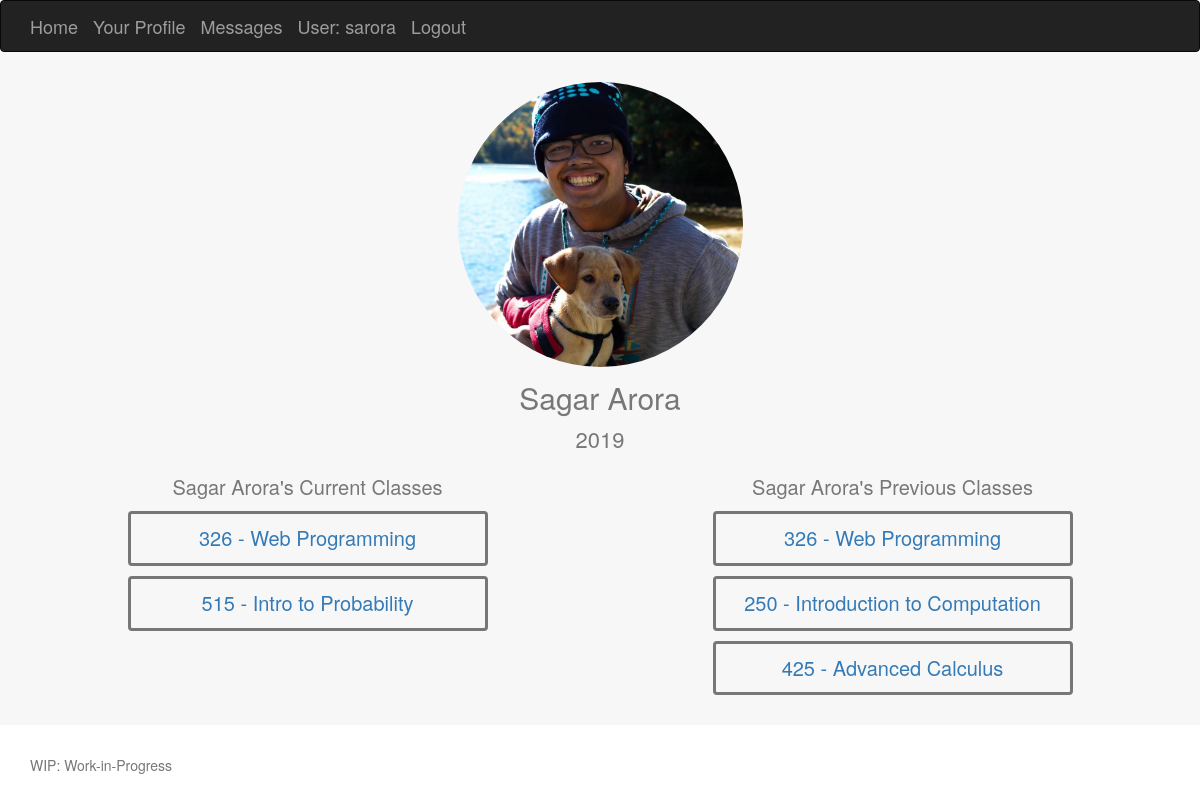
Page /Tibl/myprofile/ (signed in) on the committed database.
### Tibl/models.py (models this page shows, shortened)
class Student(models.Model):
	full_name = models.CharField(max_length=60)
	grad_year = models.IntegerField()
	profile_picture = models.ImageField(upload_to="profile_pictures")
	user = models.OneToOneField(User, on_delete=models.SET_NULL, null=True)

class Section(models.Model):
	year = models.IntegerField()
	season_enum = (
		('F', 'Fall'),
		('Sp', 'Spring'),
		('W', 'Winter'),
		('Su', 'Summer'),
	)
	season = models.CharField(max_length=2, choices=season_enum, null=True)
	teachers = models.ManyToManyField('Teacher')
	students = models.ManyToManyField('Student')
	course = models.ForeignKey('Course', on_delete=models.SET_NULL, null=True)

class Course(models.Model):
	department = models.ForeignKey('Department', on_delete=models.SET_NULL, null=True)
	name = models.CharField(max_length=200, null=True)
	number = models.CharField(max_length=10)

### Tibl/views.py (the view)
# urls.py: path('myprofile/', views.myprofile, name='myprofile'),
@login_required
def myprofile(request):
    profile_id = Student.objects.get(user=request.user.pk).pk
    student = Student.objects.get(id = profile_id)
    sections = Section.objects.filter(students__id__exact=profile_id)
    return render(
        request,
        'myprofile.html',
        context={'student':student, 'sections':sections}
    )

### Tibl/templates/myprofile.html
{% extends "base_generic.html" %}
{% block content %}
	{% load static %}
 	<link rel="stylesheet" href="{% static 'css/myprofile.css' %}">
    <div class="album text-muted">
      <div class="container">
      	{% load static %}
        <img class="profile-image" src="{% static student.profile_picture.url %}" alt="pic1">
        <p class="profile-title"> {{ student.full_name }} </p>
        <p class="profile-subheading">{{ student.grad_year }}</p>
        <div class="row">
          <div class="col-md-4 col-sm-offset-1">
            <p class="class-list-title">{{ student.full_name }}'s Current Classes</p>
            {% for section in sections %}
            	{% if section.season == "Sp" %}
	            	<div class="class-card">
	              		<a href="{% url 'class' section.id %}" class="card-text">{{ section.course.number }} - {{ section.course.name }}</a>
	            	</div>
	            {% endif %}
			{% endfor %}
          </div>
          <div class="col-md-4 col-sm-offset-2">
            <p class="class-list-title">{{ student.full_name }}'s Previous Classes</p>
            {% for section in sections %}
            	{% if section.season != "Sp" %}
	            	<div class="class-card">
	              		<a href="{% url 'class' section.id %}" class="card-text">{{ section.course.number }} - {{ section.course.name }}</a>
	            	</div>
	            {% endif %}
			{% endfor %}
          </div>
        </div>
      </div>
    </div>
{% endblock %}

### Tibl/templates/base_generic.html (shortened to what this page needs)
<!DOCTYPE html>
<html lang="en">
  {% load static %}
<head>
  <link href="{% static 'css/bootstrap.min.css' %}" rel="stylesheet">
</head>
<body>
  <div class="navbar navbar-inverse bg-inverse">
    <div class="container d-flex justify-content-between">
      <a href="/" class="navbar-brand">Home</a>
      <a href="{% url 'myprofile'%}" class="navbar-brand">Your Profile</a>
      <a href="{% url 'messages'%}" class="navbar-brand">Messages</a>
      {% if user.is_authenticated %}
      <a href="#" class="navbar-brand">User: {{ user.get_username }}</a>
     <a href="{% url 'logout'%}?next={{request.path}}" class="navbar-brand">Logout</a>
   {% else %}
     <a href="{% url 'login'%}?next={{request.path}}" class="navbar-brand">Login</a>
   {% endif %}
    </div>
  </div>
  {% block content %}
  {% endblock %}
  <footer class="text-muted col-md-12">
    <div class="container">
      <p>WIP: Work-in-Progress</p>
    </div>
  </footer>
</body>
</html>

### Tibl/static/css/myprofile.css (style rules this page uses)
body { min-height: 50rem; }
.navbar { margin-bottom: 0; }
.album { min-height: 50rem; padding-top: 3rem; padding-bottom: 3rem; background-color: #f7f7f7; }
.profile-image { display: block; margin-left: auto; margin-right: auto; width: 25%; border-radius: 50%; }
.profile-title { text-align: center; font-size: 30px; padding-top: 10px; }
.profile-subheading { text-align: center; font-size: 22px; line-height: 18px; }
.class-card { font-size: 20px; border-radius: 4px; border-style: solid; padding: 10px; text-align: center; vertical-align: middle; margin-top: 10px; }
.class-list-title { text-align: center; font-size: 20px; padding-top: 15px; }
footer { padding-top: 3rem; padding-bottom: 3rem; }
footer p { margin-bottom: .25rem; }

### rows in the picture
Student: profile_picture (picture), full_name "Sagar Arora", grad_year "2019"
Section: course.number "326", course.name "Web Programming"
Section: course.number "515", course.name "Intro to Probability"
Section: course.number "326", course.name "Web Programming"
Section: course.number "250", course.name "Introduction to Computation"
Section: course.number "425", course.name "Advanced Calculus"

### other values in the picture
{{ user.get_username }} "sarora"
